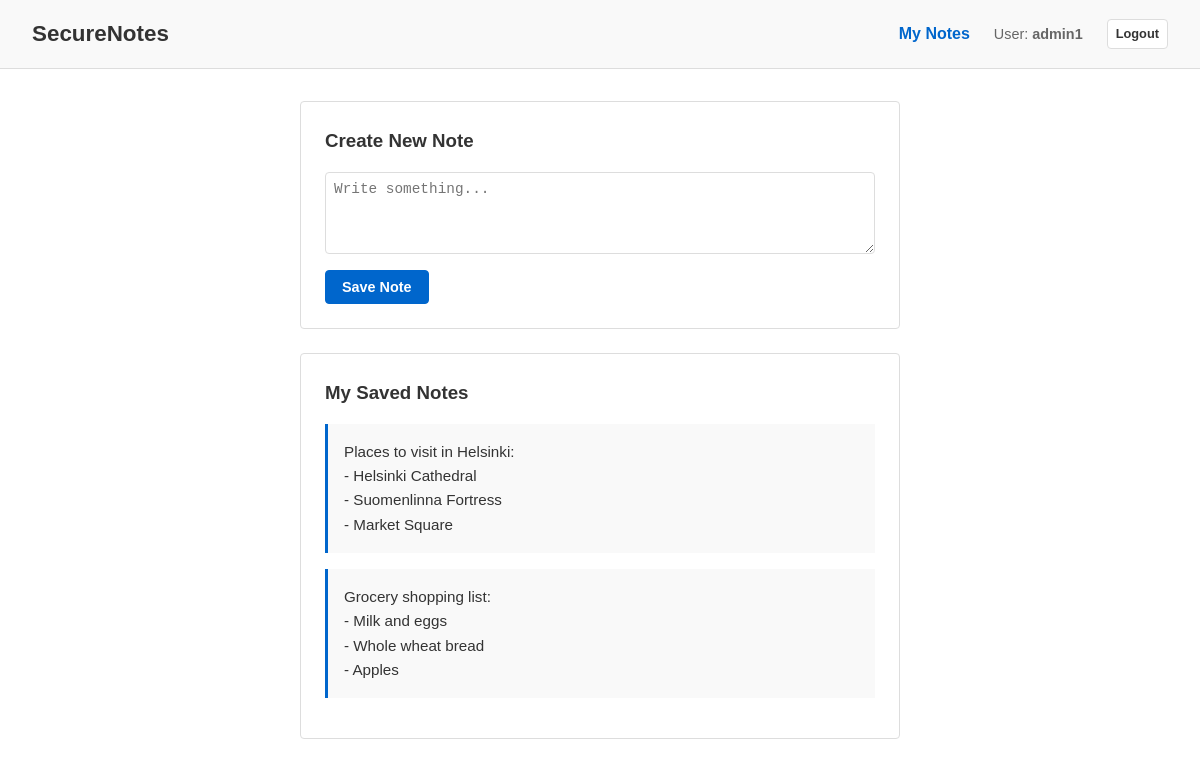
/dashboard/ (signed in), run on the app's committed database.
### notes_app/models.py (models this page shows, shortened)
class CustomUser(models.Model):
    username = models.CharField(max_length=150, unique=True)
    password = models.CharField(max_length=255)
    is_admin = models.BooleanField(default=False)
    failed_login_attempts = models.IntegerField(default=0)
    is_blocked = models.BooleanField(default=False)

class Note(models.Model):
    user = models.ForeignKey(CustomUser, on_delete=models.CASCADE, related_name='notes')
    content = models.TextField()

### notes_app/views.py (the view)
# urls.py: path('dashboard/', views.dashboard_view, name='dashboard'),
@csrf_exempt
def dashboard_view(request):
    user = get_current_user(request)
    if not user:
        return redirect('login')
    if request.method == 'POST':
        content = request.POST.get('content', '').strip()
        if content:
            Note.objects.create(user=user, content=content)
            messages.success(request, "Note saved successfully!")
            return redirect('dashboard')
    user_notes = Note.objects.filter(user=user).order_by('-id')
    return render(request, 'dashboard.html', {
        'user': user,
        'notes': user_notes
    })

### notes_app/views.py (called while the page is built)
def get_current_user(request):
    user_id = request.session.get('user_id')
    if user_id:
        try:
            return CustomUser.objects.get(id=user_id)
        except CustomUser.DoesNotExist:
            return None
    return None

### notes_app/templates/dashboard.html (shortened to what this page needs)
{% extends 'base.html' %}
{% block content %}
<div class="dashboard-container">
    <div class="card">
        <h3 style="margin-bottom: 1rem;">Create New Note</h3>
        <form method="POST" action="{% url 'dashboard' %}">
            <div class="form-group">
                <textarea id="content" name="content" class="form-control" rows="4" placeholder="Write something..." required></textarea>
            </div>
            <button type="submit" class="btn btn-primary">Save Note</button>
        </form>
    </div>
    <div class="card">
        <h3 style="margin-bottom: 1rem;">My Saved Notes</h3>
        {% if notes %}
            {% for note in notes %}
                <div class="note-card">
                    <p style="white-space: pre-wrap; font-size: 0.95rem; margin-bottom: 0;">{{ note.content }}</p>
                </div>
            {% endfor %}
        {% else %}
            <p style="color: var(--text-secondary); text-align: center; padding: 1rem 0;">
                No notes saved. Write something above to start!
            </p>
        {% endif %}
    </div>
</div>
{% endblock %}

### notes_app/templates/base.html (shortened to what this page needs)
<!DOCTYPE html>
<html lang="en">
<head>
</head>
<body>
    <nav class="navbar">
        <a href="{% url 'index' %}" class="navbar-brand">SecureNotes</a>
        <ul class="navbar-nav">
            {% if request.session.user_id %}
                <li><a href="{% url 'dashboard' %}" class="nav-link {% if request.resolver_match.url_name == 'dashboard' %}active{% endif %}">My Notes</a></li>
                <li><span style="color: var(--text-secondary); font-size: 0.9rem;">User: <strong>{{ request.session.username }}</strong></span></li>
                <li><a href="{% url 'logout' %}" class="btn" style="padding: 0.25rem 0.5rem; font-size: 0.8rem;">Logout</a></li>
            {% else %}
                <li><a href="{% url 'login' %}" class="nav-link">Login</a></li>
                <li><a href="{% url 'register' %}" class="nav-link">Register</a></li>
            {% endif %}
        </ul>
    </nav>
    <div class="container">
        {% block content %}{% endblock %}
    </div>
</body>
</html>

### notes_app/templates/base.html (style rules this page uses)
:root { --bg-color: #ffffff; --text-primary: #333333; --text-secondary: #666666; --border-color: #dddddd; --primary: #0066cc; --primary-hover: #004499; --danger: #cc0000; --danger-hover: #990000; --success: #228822; --success-hover: #116611; --light-gray: #f9f9f9; }
* { box-sizing: border-box; margin: 0; padding: 0; }
body { background-color: var(--bg-color); color: var(--text-primary); font-family: Arial, Helvetica, sans-serif; line-height: 1.6; min-height: 100vh; display: flex; flex-direction: column; padding: 0; }
a { color: var(--primary); text-decoration: none; }
.navbar { background-color: var(--light-gray); border-bottom: 1px solid var(--border-color); padding: 1rem 2rem; display: flex; justify-content: space-between; align-items: center; }
.navbar-brand { font-size: 1.4rem; font-weight: bold; color: var(--text-primary); }
.navbar-nav { display: flex; gap: 1.5rem; list-style: none; align-items: center; }
.nav-link { color: var(--text-secondary); font-weight: 500; }
.nav-link.active { color: var(--primary); font-weight: bold; }
.container { max-width: 960px; width: 100%; margin: 0 auto; padding: 2rem 1rem; flex: 1; }
.btn { display: inline-block; padding: 0.5rem 1rem; border-radius: 4px; font-weight: bold; font-size: 0.9rem; cursor: pointer; border: 1px solid var(--border-color); text-align: center; background-color: #ffffff; color: var(--text-primary); }
.btn-primary { background-color: var(--primary); color: #ffffff; border-color: var(--primary); }
.card { background-color: #ffffff; border: 1px solid var(--border-color); border-radius: 4px; padding: 1.5rem; margin-bottom: 1.5rem; }
.form-group { margin-bottom: 1rem; display: flex; flex-direction: column; gap: 0.25rem; }
.form-control { width: 100%; padding: 0.5rem; border-radius: 4px; border: 1px solid var(--border-color); color: var(--text-primary); font-size: 0.9rem; }

### notes_app/templates/dashboard.html (style rules this page uses)
.dashboard-container { max-width: 600px; margin: 0 auto; }
.note-card { border-left: 3px solid var(--primary); padding: 1rem; margin-bottom: 1rem; background-color: var(--light-gray); }

### data on the page
CustomUser: session.username "admin1"
Note: content "Places to visit in Helsinki: - Helsinki Cathedral - Suomenlinna Fortress - Market Square"
Note: content "Grocery shopping list: - Milk and eggs - Whole wheat bread - Apples"
